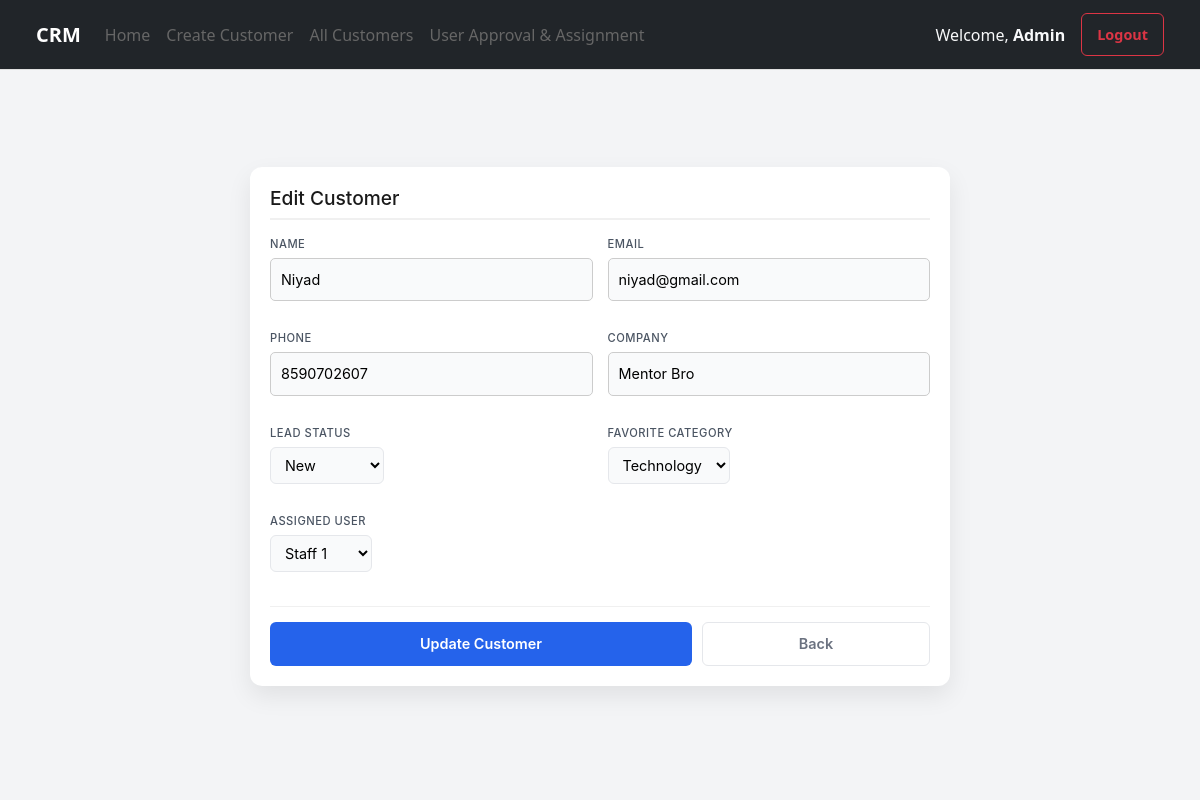
/edit-customer/1/ (signed in), run on the app's committed database.
### crm/models.py (models this page shows, shortened)
class Customer(models.Model):
    LEAD_STATUS = [
        ('new', 'New'),
        ('contacted', 'Contacted'),
        ('follow_up', 'Follow Up'),
        ('converted', 'Converted'),
        ('lost', 'Lost'),
    ]
    name =  models.CharField(max_length=100)
    email = models.EmailField(unique=True)
    phone = models.IntegerField()
    company = models.CharField(max_length=100, blank=True)
    lead_status = models.CharField(max_length=20, choices=LEAD_STATUS, default='new')
    favorite_category = models.CharField(max_length=50,choices=CATEGORY_CHOICES)
    assigned_user = models.ForeignKey(User, on_delete=models.CASCADE, related_name='customers',blank=True,null=True)
    created_at = models.DateTimeField(auto_now_add=True)

### crm/views.py (the view, shortened to what this page needs)
# urls.py: path('edit-customer/<id>/',edit_customer,name="edit-customer"),
def edit_customer(request,id):
    data = get_object_or_404(Customer,id=id)
    form = CustomerForm(instance=data)
    if not request.user.is_active:
        return redirect('login')
    if not request.user.is_superuser:
        if 'assigned_user' in form.fields:
            del form.fields['assigned_user']
    return render(request,'edit_customer.html',{'form':form})

### crm/forms.py
class CustomerForm(ModelForm):
    class Meta:
        model = Customer
        fields = ['name','email','phone','company','lead_status','favorite_category','assigned_user']
    def __init__(self, *args, **kwargs):
        super(CustomerForm, self).__init__(*args, **kwargs)
        self.fields['assigned_user'].queryset = User.objects.filter(Q(is_superuser=False),Q(is_active=True))

### templates/edit_customer.html (shortened to what this page needs)
{% extends 'base.html' %}
{% block navbar %}
    {% include 'navbar.html' %}
{% endblock navbar %}
{% block content %}
    <div class="crm-wrapper">
        <div class="crm-form-container">
            <h2>Edit Customer</h2>
            <form method="POST">
                <div class="crm-grid">
                    {% for field in form %}
                        <div class="form-group">
                            <label>{{ field.label }}</label>
                            {{ field }}
                        </div>
                    {% endfor %}
                </div>
                <div class="form-actions">
                    <button type="submit" class="btn btn-primary btn-save">Update Customer</button>
                    <a href="{% url 'customer-list' %}" class="btn btn-cancel btn-outline-danger">Back</a>
                </div>
            </form>
        </div>
    </div>
{% endblock content %}

### templates/navbar.html (shortened to what this page needs)
{% block navbar %}
<nav class="navbar navbar-expand-lg navbar-dark bg-dark px-4">
    <div class="container-fluid">
        <a class="navbar-brand fw-bold" href="/">CRM</a>
        <div class="collapse navbar-collapse" id="navbarNav">
            <ul class="navbar-nav me-auto mb-2 mb-lg-0">
                <li class="nav-item">
                    <a class="nav-link {% if request.resolver_match.url_name == 'home' %}active{% endif %}" href="{% url 'home' %}">Home</a>
                </li>
                {% if user.is_active %}
                    <li class="nav-item"><a class="nav-link {% if request.resolver_match.url_name == 'create-customer' %}active{% endif %}" href="{% url 'create-customer' %}">Create Customer</a></li>
                    <li class="nav-item">
                        <a class="nav-link {% if request.resolver_match.url_name == 'customer-list' %}active{% endif %}" href="{% url 'customer-list' %}">
                            {% if user.is_superuser %}All Customers{% else %}Your Customers{% endif %}
                        </a>
                    </li>
                    {% if user.is_superuser %}
                        <li class="nav-item"><a class="nav-link {% if request.resolver_match.url_name == 'requests' %}active{% endif %}" href="{% url 'requests' %}">User Approval & Assignment</a></li>
                    {% endif %}
                {% endif %}
            </ul>
            <div class="d-flex align-items-center">
                {% if user.is_authenticated %}
                    <span class="navbar-text me-3 text-light">
                        Welcome, <strong>{{ user.username }}</strong>
                    </span>
                    <form action="{% url 'logout' %}" method="post" class="m-0">
                        <button type="submit" class="btn btn-outline-danger btn-sm">Logout</button>
                    </form>
                {% else %}
                    <a href="{% url 'login' %}" class="btn btn-primary btn-sm">Login</a>
                {% endif %}
            </div>
        </div>
    </div>
</nav>
{% endblock navbar %}

### static/css/login.css (style rules this page uses)
.form-group { margin-bottom: 1rem; }
.form-group label { display: block; margin-bottom: 5px; font-weight: 500; }
.form-group input { width: 100%; padding: 10px; border: 1px solid #ccc; border-radius: 5px; box-sizing: border-box; }
.form-group { margin-bottom: 1.2rem; }

### static/css/navbar.css (style rules this page uses)
.navbar { background-color: #ffffff; border-bottom: 1px solid #e0e0e0; padding: 0.8rem 2rem; position: sticky; top: 0; z-index: 1000; }
.nav-link { text-decoration: none; color: #666; font-weight: 500; transition: color 0.3s; }

### static/css/requests.css (style rules this page uses)
body { background-color: #f3f4f6; }

### static/css/create_customer.css (style rules this page uses)
.crm-wrapper { display: flex; align-items: center; justify-content: center; height: 89vh; background-color: #f3f4f6; overflow: hidden; }
.crm-form-container { width: 95%; max-width: 700px; padding: 1.25rem; background: #ffffff; border-radius: 12px; box-shadow: 0 10px 25px rgba(0, 0, 0, 0.08); font-family: 'Inter', system-ui, -apple-system, sans-serif; }
.crm-form-container h2 { margin-top: 0; margin-bottom: 1rem; color: #1a1a1a; font-size: 1.2rem; border-bottom: 2px solid #f0f0f0; padding-bottom: 0.5rem; }
.crm-grid { display: grid; grid-template-columns: 1fr 1fr; gap: 10px 15px; }
label { font-size: 0.7rem; font-weight: 700; color: #4b5563; margin-bottom: 3px; text-transform: uppercase; letter-spacing: 0.5px; }
input, select { padding: 8px 10px; border: 1px solid #e5e7eb; border-radius: 6px; font-size: 0.9rem; background-color: #f9fafb; }
.form-actions { margin-top: 15px; display: flex; gap: 10px; border-top: 1px solid #f0f0f0; padding-top: 15px; }
.btn { padding: 10px 15px; font-size: 0.9rem; border-radius: 6px; font-weight: 600; cursor: pointer; }
.btn-save { background: #2563eb; color: white; border: none; flex: 2; }
.btn-cancel { background: #fff; color: #6b7280; border: 1px solid #e5e7eb; flex: 1; text-decoration: none; text-align: center; }

### data on the page
Customer: form "Niyad" "niyad@gmail.com" "8590702607" "Mentor Bro" "New" "Technology" "Staff 1"

### other printed values
{{ user.username }} "Admin"
{{ field.label }} "NAME" "EMAIL" "PHONE" "COMPANY" "LEAD STATUS" "FAVORITE CATEGORY" "ASSIGNED USER"
